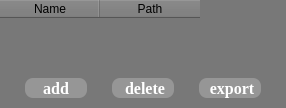
             <widget class="QWidget" name="rom_w">
              <property name="styleSheet">
               <string notr="true">background-color: rgb(120, 120, 120);
color: rgb(255,255,255);</string>
              </property>
              <attribute name="title">
               <string>Rom</string>
              </attribute>
              <layout class="QVBoxLayout" name="verticalLayout_12" stretch="6,1">
               <property name="spacing">
                <number>0</number>
               </property>
               <property name="leftMargin">
                <number>0</number>
               </property>
               <property name="topMargin">
                <number>0</number>
               </property>
               <property name="rightMargin">
                <number>0</number>
               </property>
               <property name="bottomMargin">
                <number>0</number>
               </property>
               <item>
                <widget class="QTableWidget" name="rom_tw">
                 <property name="styleSheet">
                  <string notr="true">border:none;
color: rgb(0, 0, 0);
background-color: rgb(120, 120, 120);</string>
                 </property>
                 <property name="sizeAdjustPolicy">
                  <enum>QAbstractScrollArea::AdjustToContents</enum>
                 </property>
                 <property name="textElideMode">
                  <enum>Qt::ElideMiddle</enum>
                 </property>
                 <attribute name="horizontalHeaderHighlightSections">
                  <bool>true</bool>
                 </attribute>
                 <attribute name="verticalHeaderVisible">
                  <bool>false</bool>
                 </attribute>
                 <column>
                  <property name="text">
                   <string>Name</string>
                  </property>
                 </column>
                 <column>
                  <property name="text">
                   <string>Path</string>
                  </property>
                 </column>
                </widget>
               </item>
               <item>
                <layout class="QHBoxLayout" name="horizontalLayout_13" stretch="4,1,4,1,4">
                 <property name="spacing">
                  <number>10</number>
                 </property>
                 <property name="leftMargin">
                  <number>25</number>
                 </property>
                 <property name="topMargin">
                  <number>10</number>
                 </property>
                 <property name="rightMargin">
                  <number>25</number>
                 </property>
                 <property name="bottomMargin">
                  <number>10</number>
                 </property>
                 <item>
                  <widget class="QPushButton" name="addRom__btn">
                   <property name="sizePolicy">
                    <sizepolicy hsizetype="Expanding" vsizetype="Expanding">
                     <horstretch>0</horstretch>
                     <verstretch>0</verstretch>
                    </sizepolicy>
                   </property>
                   <property name="font">
                    <font>
                     <family>Times New Roman</family>
                     <pointsize>12</pointsize>
                     <bold>true</bold>
                    </font>
                   </property>
                   <property name="styleSheet">
                    <string notr="true">color: rgb(255, 255, 255);
background-color: rgb(150, 150, 150);
border-radius: 8px;</string>
                   </property>
                   <property name="text">
                    <string>  add  </string>
                   </property>
                   <property name="icon">
                    <iconset>
                     <normaloff>resource/加.png</normaloff>resource/加.png</iconset>
                   </property>
                  </widget>
                 </item>
                 <item>
                  <spacer name="horizontalSpacer_17">
                   <property name="orientation">
                    <enum>Qt::Horizontal</enum>
                   </property>
                   <property name="sizeHint" stdset="0">
                    <size>
                     <width>40</width>
                     <height>20</height>
                    </size>
                   </property>
                  </spacer>
                 </item>
                 <item>
                  <widget class="QPushButton" name="deleteRom_btn">
                   <property name="sizePolicy">
                    <sizepolicy hsizetype="Expanding" vsizetype="Expanding">
                     <horstretch>0</horstretch>
                     <verstretch>0</verstretch>
                    </sizepolicy>
                   </property>
                   <property name="font">
                    <font>
                     <family>Times New Roman</family>
                     <pointsize>12</pointsize>
                     <bold>true</bold>
                    </font>
                   </property>
                   <property name="styleSheet">
                    <string notr="true">color: rgb(255, 255, 255);
background-color: rgb(150, 150, 150);
border-radius: 8px;</string>
                   </property>
                   <property name="text">
                    <string> delete</string>
                   </property>
                   <property name="icon">
                    <iconset>
                     <normaloff>resource/删除_填充.png</normaloff>resource/删除_填充.png</iconset>
                   </property>
                  </widget>
                 </item>
                 <item>
                  <spacer name="horizontalSpacer_24">
                   <property name="orientation">
                    <enum>Qt::Horizontal</enum>
                   </property>
                   <property name="sizeHint" stdset="0">
                    <size>
                     <width>40</width>
                     <height>20</height>
                    </size>
                   </property>
                  </spacer>
                 </item>
                 <item>
                  <widget class="QPushButton" name="exportRom_btn">
                   <property name="sizePolicy">
                    <sizepolicy hsizetype="Expanding" vsizetype="Expanding">
                     <horstretch>0</horstretch>
                     <verstretch>0</verstretch>
                    </sizepolicy>
                   </property>
                   <property name="font">
                    <font>
                     <family>Times New Roman</family>
                     <pointsize>12</pointsize>
                     <bold>true</bold>
                    </font>
                   </property>
                   <property name="styleSheet">
                    <string notr="true">color: rgb(255, 255, 255);
background-color: rgb(150, 150, 150);
border-radius: 8px;</string>
                   </property>
                   <property name="text">
                    <string> export</string>
                   </property>
                   <property name="icon">
                    <iconset>
                     <normaloff>resource/导出.png</normaloff>resource/导出.png</iconset>
                   </property>
                  </widget>
                 </item>
                </layout>
               </item>
              </layout>
             </widget>
